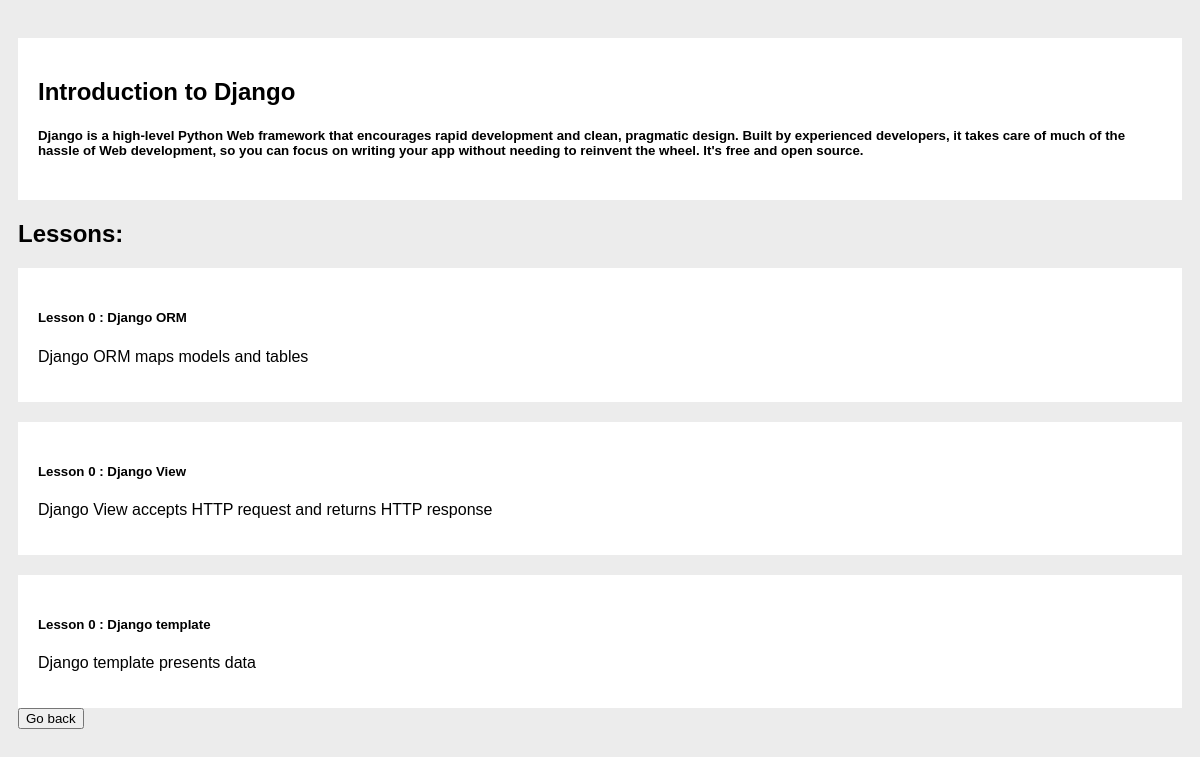
Page /onlinecourse/course/1/details on the committed database.
### onlinecourse/models.py (models this page shows, shortened)
class Course(models.Model):
    name = models.CharField(null=False, max_length=30, default='online course')
    image = models.ImageField(upload_to='course_images/')
    description = models.CharField(max_length=1000)
    pub_date = models.DateField(null=True)
    instructors = models.ManyToManyField(Instructor)
    users = models.ManyToManyField(settings.AUTH_USER_MODEL, through='Enrollment')
    total_enrollment = models.IntegerField(default=0)
    is_enrolled = False

class Lesson(models.Model):
    title = models.CharField(max_length=200, default="title")
    order = models.IntegerField(default=0)
    course = models.ForeignKey(Course, on_delete=models.CASCADE)
    content = models.TextField()

### onlinecourse/views.py (the view)
def course_details(request, course_id):
    context = {}
    if request.method == 'GET':
        this_course = get_object_or_404(Course, pk=course_id)
        context['course'] = this_course
        return render(request, 'onlinecourse/course_detail.html', context)

### onlinecourse/templates/onlinecourse/course_detail.html (shortened to what this page needs)
<!DOCTYPE html>
<html lang="en">
<head>
    {% load static %}
    <link rel="stylesheet" type="text/css" href="{% static 'onlinecourse/course.css' %}">
</head>
<body>
    <div class="card">
        <h2>{{ course.name }}</h2>
        <h5>{{ course.description }}</h5>
    </div>
    <h2>Lessons: </h2>
    {% for lesson in course.lesson_set.all %}
    <div class="card">
        <h5>Lesson {{lesson.order}} : {{lesson.title}}</h5>
        <p>{{lesson.content}}</p>
    </div>
    {% endfor %}
    <div>
        <form action="{% url 'onlinecourse:course_list_view' %}" method="post">
            <input type="submit" value="Go back" />
        </form>
    </div>
</body>
</html>

### onlinecourse/static/onlinecourse/course.css (style rules this page uses)
body { font-family: Arial, Helvetica, sans-serif; }
* { box-sizing: border-box }
body { font-family: Arial; padding: 10px; background: #ececec; }
.card { background-color: white; padding: 20px; margin-top: 20px; }

### rows in the picture
Course: name "Introduction to Django", description "Django is a high-level Python Web framework that encourages rapid development and clean, pragmatic design. Built by experienced developers, it takes care of much of the hassle of Web development, so you can focus on writing your app without needing to reinvent the wheel. It's free and open source."
Lesson: order "0", title "Django ORM", content "Django ORM maps models and tables"
Lesson: order "0", title "Django View", content "Django View accepts HTTP request and returns HTTP response"
Lesson: order "0", title "Django template", content "Django template presents data"
